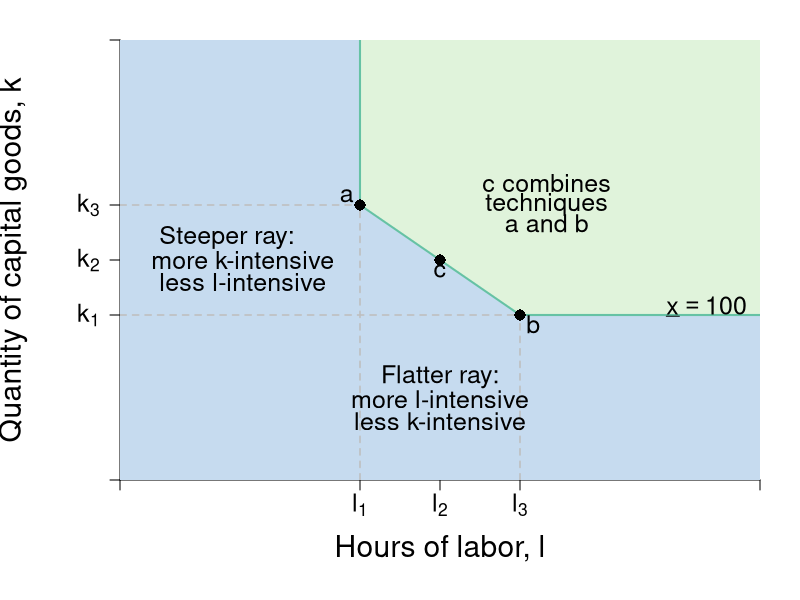

Write R code to recreate this figure.
require(shape)
pdf(file = "specprodexch/production_technique_angle.pdf", width = 7, height = 7)

#Set parameters for graphics
pointsize <- 1.8
axislabelsize <- 1.8
labelsize <- 1.5
namesize <- 1.8
annotatesize <- 1.5
graphlinewidth <- 2
segmentlinewidth <- 1.5

COL <- c("#7fc97f", "#beaed4", "#fdc086", "#ffff99", "#386cb0", "#f0027f", "#bf5b17", "#666666")
COLA <- c("#e0f3db", "#99d8c9","#66c2a4","#41ae76", "#238b45", "#005824")
COLB <- c("#c6dbef", "#4eb3d3", "#2b8cbe", "#0868ac","#084081")

par(mar =  c(6, 6, 2, 2))

xlims <- c(0, 12)
ylims <- c(0, 12)

npts <- 501 


plot(0, 0, xlim = xlims, ylim = ylims, type = "n",
     xlab = expression(paste("")),
     ylab = expression(paste("")), 
     xaxt = "n", 
     yaxt = "n", 
     cex.lab = axislabelsize, 
     bty = "n",
     xaxs = "i", 
     yaxs = "i")


ticksy <- c(0, 4.5, 6, 7.5, ylims[2])
ylabels <- c(NA, expression(paste(k[1])), expression(paste(k[2])), expression(paste(k[3])), NA)
ticksx <- c(0, 4.5, 6, 7.5, xlims[2])
xlabels <- c(NA, expression(paste(l[1])), expression(paste(l[2])), expression(paste(l[3])), NA)

axis(1, at = ticksx, pos = 0, labels = xlabels, cex.axis = labelsize)
axis(2, at = ticksy, pos = 0, labels = ylabels, las = 1,cex.axis = labelsize)

npts <- 500 
xx1 <- seq(xlims[1], xlims[2], length.out = npts)

#Infeasible area
xpoly <- c(0, 4.5, 4.5, 7.5, xlims[2], xlims[2], 0, 0)
ypoly <- c(ylims[2], ylims[2], 7.5, 4.5, 4.5, 0, 0, ylims[2])
polygon(x = xpoly, y = ypoly, col = COLB[1], density = NULL, border = NA)

#Feasible area
xpoly1 <- c(xlims[2], 7.5, 4.5, 4.5,  xlims[2], xlims[2])
ypoly1 <- c(4.5, 4.5, 7.5, ylims[2], ylims[2], 4.5)
polygon(x = xpoly1, y = ypoly1, col = COLA[1], density = NULL, border = NA)

#Production set
segments(7.5, 4.5, xlims[2], 4.5, lty = 1, col = COLA[3], lwd = graphlinewidth)
segments(4.5, 7.5, 4.5, ylims[2], lty = 1, col = COLA[3],  lwd = graphlinewidth)
segments(4.5, 7.5, 7.5, 4.5, lty = 1, col = COLA[3],  lwd = graphlinewidth)

#Segments to other points
segments(0, 7.5, 4.5, 7.5, lty = 2, col = "gray", lwd = segmentlinewidth)
segments(4.5, 0, 4.5, 7.5, lty = 2, col = "gray", lwd = segmentlinewidth)

#For k2
segments(0, 4.5, 7.5, 4.5, lty = 2, col = "gray", lwd = segmentlinewidth)

#For l2
segments(7.5, 0, 7.5, 4.5, lty = 2, col = "gray", lwd = segmentlinewidth)

mtext(expression(paste("Hours of labor, ", l)), side=1, line = 3.3, cex = axislabelsize)
text(-2, 0.5*ylims[2], expression(paste("Quantity of capital goods, ", k)), xpd = TRUE, cex = axislabelsize, srt = 90) 

#Reminder: slope of the ray (to calculate useful points)
#4.5/7.5
#Rays from Origin as arrows
#Arrows(0, 0, 7.2, 4.32, col = "black", lty = 1, lwd = arrwidth, arr.type = "triangle", arr.lwd = 0.5)
#Arrows(0, 0, 4.32, 7.2, col = "black", lty = 1, lwd = arrwidth, arr.type = "triangle", arr.lwd = 0.5)

#For production technique a
points(4.5, 7.5, pch = 16, col = "black", cex = 1.5)
text(4.25, 7.75, expression(a), cex = labelsize)

#For production technique b
points(7.5, 4.5, pch = 16, col = "black", cex = 1.5)
text(7.75, 4.25, expression(b), cex = labelsize)

#For production technique c
points(6, 6, pch = 16, col = "black", cex = 1.5)
text(6, 5.7, expression(c), cex = labelsize)



#Label 
text(8, 8.1, expression(paste("c combines")), cex = labelsize)
text(8, 7.5, expression(paste("techniques")), cex = labelsize)
text(8, 7.0, expression(paste("a and b")), cex = labelsize)


#Arrows(7.25, 7.25, 6.25, 6.25, col = "black", lty = 1, lwd = arrwidth, arr.type = "triangle", arr.lwd = 0.5)



text(2, 6.6, expression(paste("Steeper ray:")), cex = labelsize)
text(2.3, 6, expression(paste("more k-intensive")), cex = labelsize)
text(2.3, 5.4, expression(paste("less l-intensive")), cex = labelsize)


text(6, 2.8, expression(paste("Flatter ray:")), cex = labelsize)
text(6, 2.2, expression(paste("more l-intensive")), cex = labelsize)
text(6, 1.6, expression(paste("less k-intensive")), cex = labelsize)

text(11, 4.75, expression(paste(underline(x) == 100)), cex = labelsize)

dev.off()
